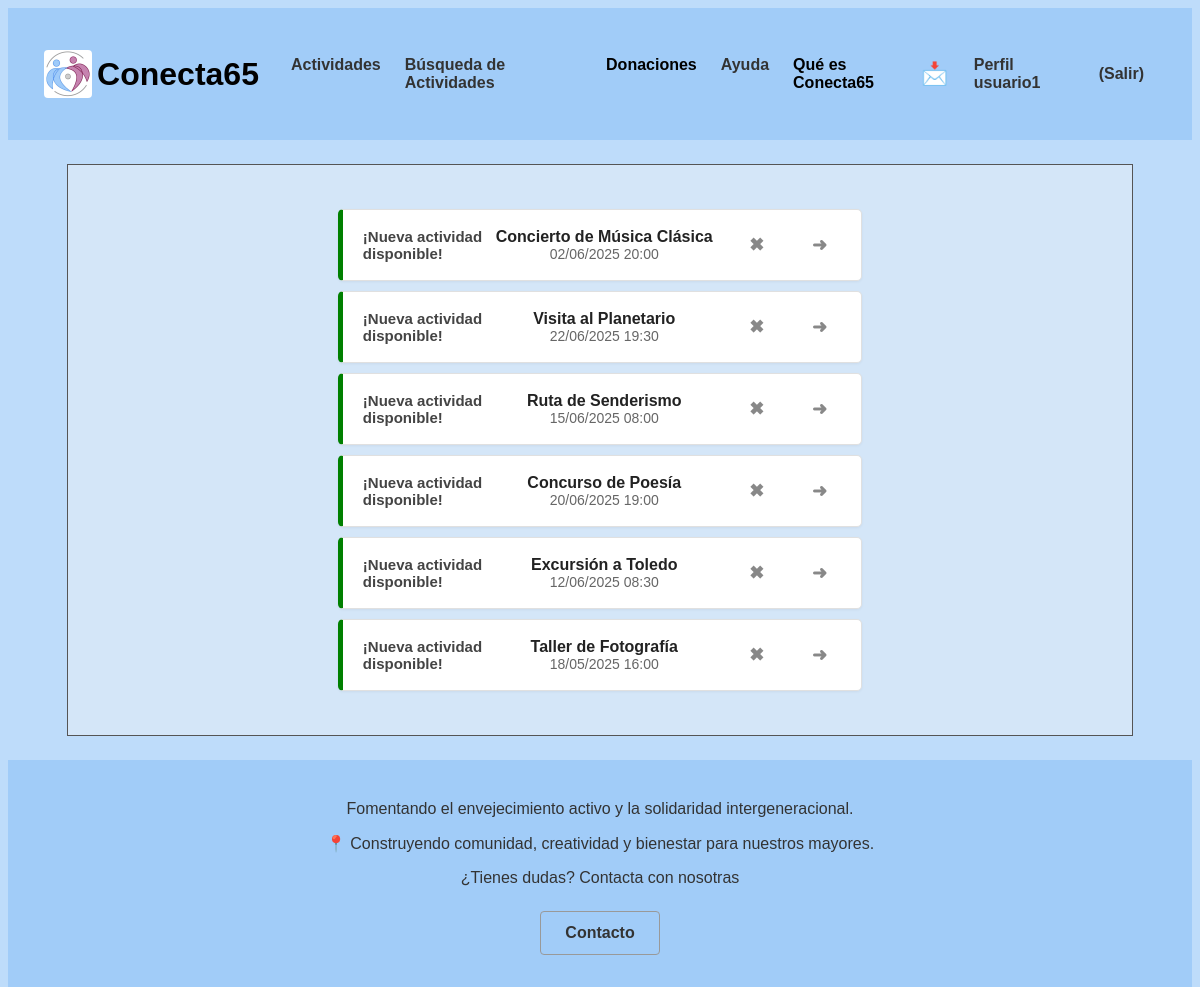
Screenshot of /p3_g1/vistaForoNoticias.php (signed in) with the database file from the repository.
### tables this page shows
CREATE TABLE `actividades` (
  `id` int(10) UNSIGNED NOT NULL,
  `nombre` varchar(35) NOT NULL,
  `localizacion` varchar(70) NOT NULL,
  `fecha_hora` datetime(6) NOT NULL,
  `descripcion` text NOT NULL,
  `aforo` tinyint(3) NOT NULL,
  `dirigida` tinyint(1) NOT NULL,
  `ocupacion` tinyint(3) NOT NULL,
  `foto` varchar(50) NOT NULL,
  `categoria` tinyint(1) NOT NULL
);

### p3_g1/vistaForoNoticias.php (called while the page is built, shortened)
<?php
require_once("includes/config.php");
function mostrar(): string {
    $MensajesForo = new foroNotificaciones();
    $htmlListado =  $MensajesForo->generarMensajes();
    return $htmlListado;
}
?>
<?php
$contenidoPrincipal = mostrar();
require("includes/comun/plantilla.php");
?>

### p3_g1/includes/application.php (called while the page is built, shortened)
<?php
class application
{
    private static $instancia;
    public static function getInstance()
    {
        if (!self::$instancia instanceof self) {
            self::$instancia = new static();
        }
        return self::$instancia;
    }
    public function getUserDTO(): ?userDTO
    {
        try {
            $user = unserialize($_SESSION["userDTO"]);
            return ($user instanceof userDTO) ? $user : null;
        } catch (\Exception $e) {
            error_log("Error al deserializar userDTO: " . $e->getMessage());
            unset($_SESSION["userDTO"]);
            return null;
        }
    }
}

### p3_g1/includes/config.php (called while the page is built, shortened)
<?php
spl_autoload_register(function ($class) {
    $prefix = 'includes\\';
    $base_dir = __DIR__ . '/';
    $len = strlen($prefix);
    $relative_class = substr($class, $len);
    $file = $base_dir . str_replace('\\', '/', $relative_class) . '.php';
});
?>

### p3_g1/includes/actividadesmensajes/actividadesmensajesAppService.php (called while the page is built, shortened)
<?php
class actividadesmensajesAppService
{
    private static $instance;
    public static function GetSingleton()
    {
        if (!self::$instance instanceof self)
        {
            self::$instance = new self;
        }
        return self::$instance;
    }
}
?>

### p3_g1/includes/usuario/userDTO.php (called while the page is built, shortened)
<?php
class userDTO
{
    private $id;
    public function id()
    {
        return $this->id;
    }
}
?>

### p3_g1/includes/actividad/actividadAppService.php (called while the page is built, shortened)
<?php
require_once(__DIR__ . "/../config.php");
class actividadAppService
{
    private static $instance;
    public static function GetSingleton()
    {
        if (!self::$instance instanceof self)
        {
            self::$instance = new self;
        }
        return self::$instance;
    }
    public function getActividadById($id)
    {
        $IActividadDAO = actividadFactory::CreateActividad();
        $actividad = $IActividadDAO->getActividadById($id);
        return $actividad;
    }
}
?>

### p3_g1/includes/actividad/actividadFactory.php (called while the page is built, shortened)
<?php
class actividadFactory
{
    public static function CreateActividad() : IActividad
    {
        $actividadDAO = new actividadDAO();
        return $actividadDAO;
    }
}
?>

### p3_g1/includes/actividad/actividadDAO.php (called while the page is built, shortened)
<?php
class actividadDAO extends baseDAO implements IActividad
{
    public function getActividadById($id)
    {
        try {
            $conn = application::getInstance()->getConexionBd();
            $query = "SELECT id, nombre, localizacion, fecha_hora, descripcion, aforo, dirigida, ocupacion, foto FROM actividades WHERE id = ?";
            $stmt = $conn->prepare($query);
            $stmt->bind_param("i", $id);
            $stmt->execute();
            $stmt->bind_result($id, $nombre, $localizacion, $fecha_hora, $descripcion, $aforo, $dirigida, $ocupacion, $foto);
            if ($stmt->fetch()) {
                return new actividadDTO($id, $nombre, $localizacion, $fecha_hora, $descripcion, $aforo, $dirigida, $ocupacion, $foto);
            }
        } finally {
            if ($stmt) {
                $stmt->close();
            }
        }
        return null;
    }
   }
?>

### p3_g1/includes/actividad/actividadDTO.php (called while the page is built, shortened)
<?php
class actividadDTO
{
    private $nombre;
    private $fecha_hora;
    public function __construct($id, $nombre, $localizacion, $fecha_hora, $descripcion, $aforo, $dirigida, $ocupacion, $foto)
    {
        $this->nombre = $nombre;
        $this->fecha_hora = $fecha_hora;
    }
    public function nombre()
    {
        return $this->nombre;
    }
    public function fecha_hora()
    {
        return $this->fecha_hora;
    }
}
?>

### p3_g1/includes/foroNotificaciones/foroNotificaciones.php (the view, shortened to what this page needs)
<?php
class foroNotificaciones {
    private $mensajes;
    public function __construct()
    {
        $this->mensajes= $this->obtenerActividades();
    }
    private function obtenerActividades(){
        $user = application::getInstance()->getUserDTO();
        $MensajesUsuarioService = actividadesmensajesAppService::GetSingleton();
        $MensajesUsuario = $MensajesUsuarioService->getMensajesPorUsuario($user->id());
        return $MensajesUsuario;
    }
    public function generarMensajes()
{
    echo '<link rel="stylesheet" type="text/css" href="CSS/bandejaMensajes.css">';
    $html = '<div class="bandeja-mensajes">';
    $actividadAppService = actividadAppService::GetSingleton();
    $user = application::getInstance()->getUserDTO();
    $mensajesInvertidos = array_reverse($this->mensajes);
    foreach ($mensajesInvertidos as $mensajeData) {
        $idActividad = $mensajeData['id_actividad'];
        $mensaje = $mensajeData['mensaje'];
        $actividadDTO = $actividadAppService->getActividadById($idActividad);
        if ($actividadDTO) {
            if ($mensaje == 1) {
                $texto = '¡Nueva actividad disponible!';
                $clase = 'mensaje-card mensaje-nueva';
            } elseif ($mensaje == 0) {
                $texto = 'Actividad cancelada';
                $clase = 'mensaje-card mensaje-cancelada';
            } else {
                $texto = 'Mensaje del sistema';
                $clase = 'mensaje-card';
            }
            $html .= '<div class="' . $clase . '">';
            $html .= '<div class="mensaje-estado">' . htmlspecialchars($texto) . '</div>';
            $html .= '<div class="actividad-info">';
            $html .= '<h3 class="actividad-titulo">' . htmlspecialchars($actividadDTO->nombre()) . '</h3>';
            $html .= '<span class="actividad-fecha">' . date("d/m/Y H:i", strtotime($actividadDTO->fecha_hora())) . '</span>';
            $html .= '</div>';
            $html .= '<a href="EliminarMensaje.php?id_actividad=' . $idActividad . '&id_usuario=' . $user->id() . '&mensaje=' . $mensaje . '" class="btn-eliminar-link" title="Eliminar mensaje">';
            $html .= '<button type="button" class="btn-eliminar">✖</button>';
            $html .= '</a>';
            $html .= '<a href="' . ($mensaje == 1 ? 'vistaReservaActividad.php?id=' . $idActividad : 'vistaActividades.php') . '" class="btn-eliminar-link" title="' . ($mensaje == 1 ? 'Ir a la actividad' : 'Buscar otra actividad') . '">';
            $html .= '<button type="button" class="btn-act">➜</button>';
            $html .= '</a>';
            $html .= '</div>';
        }
    }
    $html .= '</div>';
    return $html;
}
}

### p3_g1/CSS/bandejaMensajes.css (style rules this page uses)
.bandeja-mensajes { width: 90%; max-width: 800px; margin: 20px auto; display: flex; flex-direction: column; gap: 10px; font-family: Arial, sans-serif; }
.mensaje-card { display: flex; justify-content: space-between; align-items: center; background-color: #fff; border: 1px solid #e0e0e0; border-left: 5px solid #ccc; border-radius: 5px; padding: 12px 20px; box-shadow: 0 1px 3px rgba(0,0,0,0.05); transition: background-color 0.2s ease; }
.mensaje-estado { font-weight: bold; font-size: 15px; color: #444; flex: 1; }
.mensaje-nueva { color: green; border-left-color: green; }
.actividad-info { text-align: center; flex: 2; }
.actividad-titulo { margin: 0; font-size: 16px; color: #222; }
.actividad-fecha { font-size: 14px; color: #666; }
.btn-eliminar { background-color: transparent; border: none; color: #888; font-size: 18px; cursor: pointer; transition: color 0.2s ease; }
.btn-act { background-color: transparent; border: none; color: #888; font-size: 18px; cursor: pointer; transition: color 0.2s ease; margin-right: -10px; }

### p3_g1/CSS/estilo.css (style rules this page uses)
html { height: 100%; width: 100%; margin: 0; padding: 0; font-family: 'Trebuchet MS', 'Lucida Sans Unicode', 'Lucida Grande', 'Lucida Sans', Arial, sans-serif; }
body { display: flex; flex-direction: column; background-color: #bedcfa; overflow-x: hidden; }
button { background-color: #a1ccf8; color: #333; font-weight: bold; font-size: 1rem; padding: 0.75rem 1.5rem; border: none; border-radius: 0.25rem; cursor: pointer; width: auto; }

### rows the page displays
actividades: nombre "Concierto de Música Clásica", fecha_hora "02/06/2025 20:00"
actividades: nombre "Visita al Planetario", fecha_hora "22/06/2025 19:30"
actividades: nombre "Ruta de Senderismo", fecha_hora "15/06/2025 08:00"
actividades: nombre "Concurso de Poesía", fecha_hora "20/06/2025 19:00"
actividades: nombre "Excursión a Toledo", fecha_hora "12/06/2025 08:30"
actividades: nombre "Taller de Fotografía", fecha_hora "18/05/2025 16:00"

### other values shown
$emoji "📩"
$user->nombre() "usuario1"
$texto "¡Nueva actividad disponible!"
